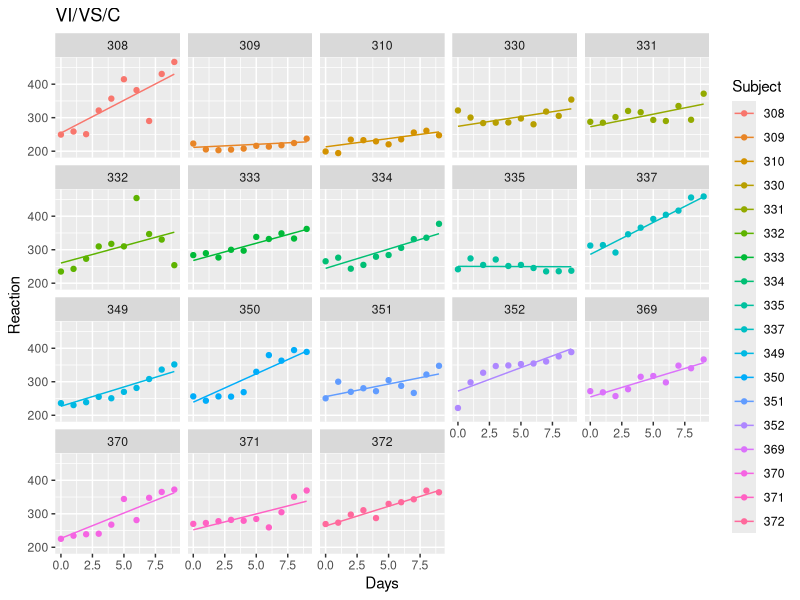
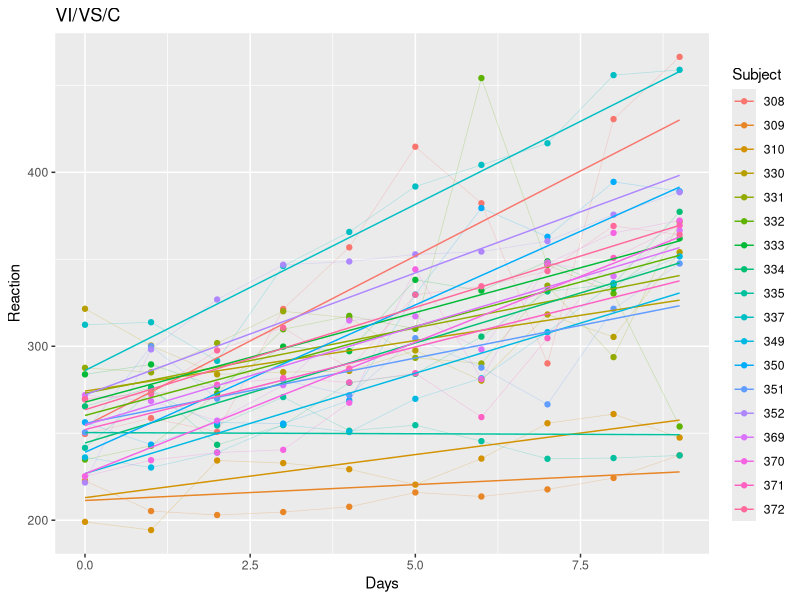
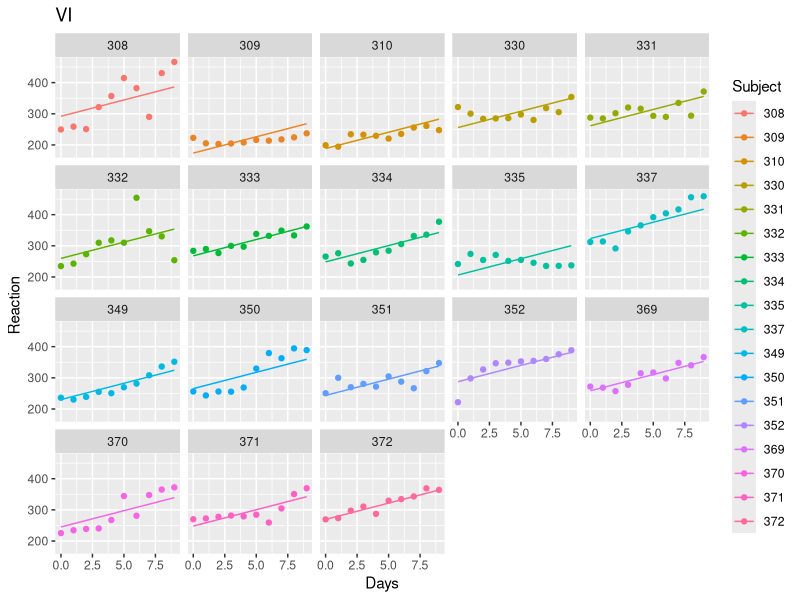
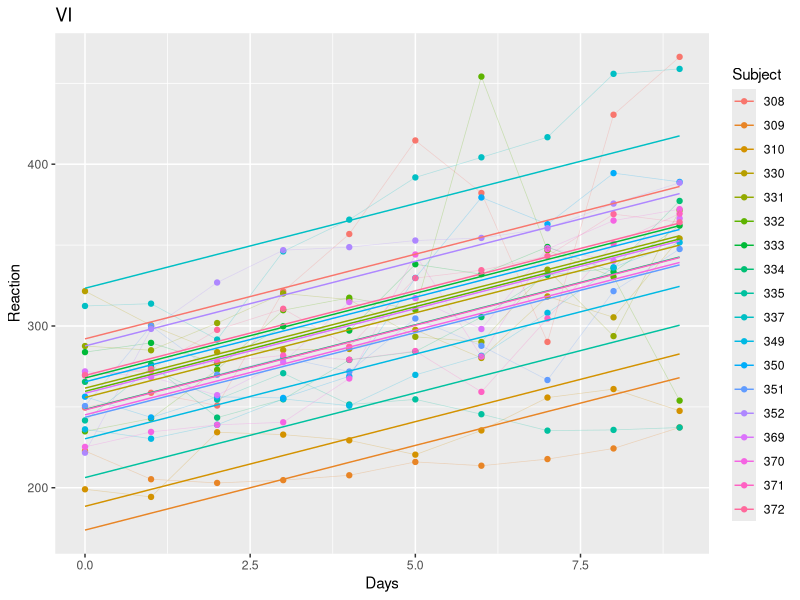
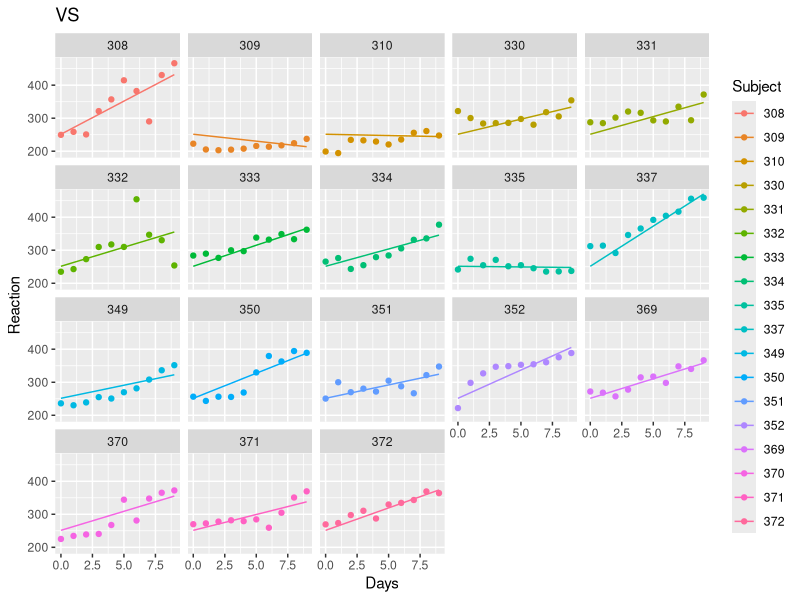
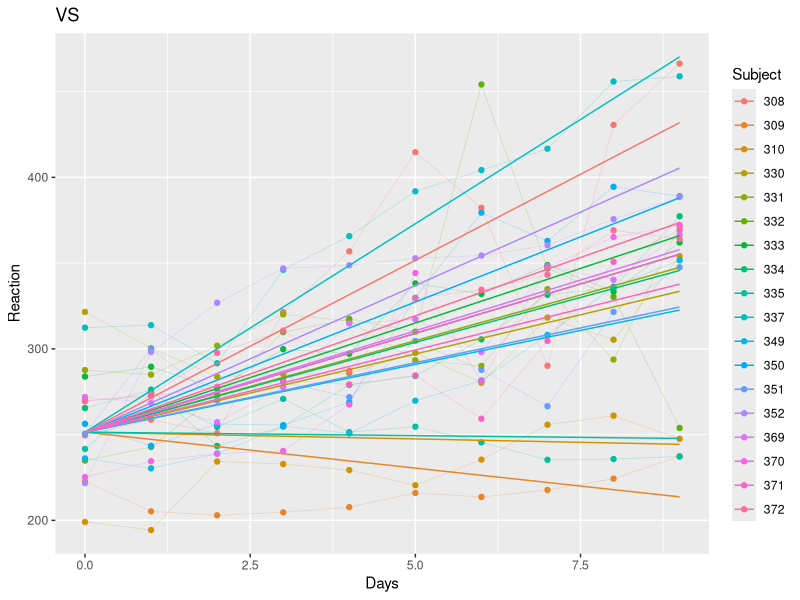
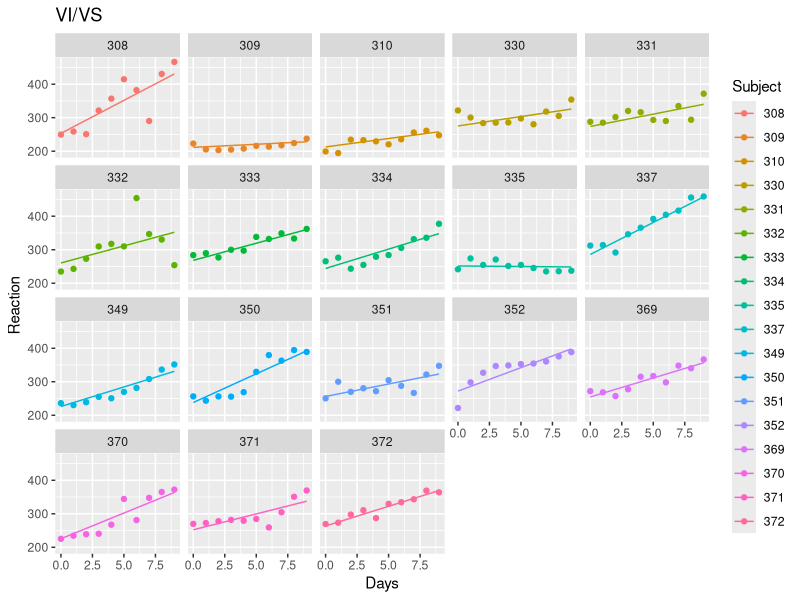
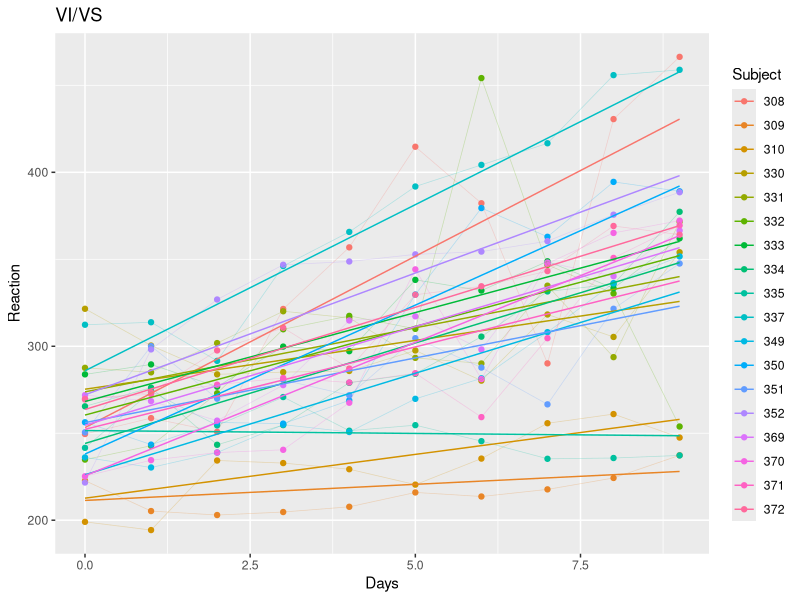

Generate these figures, in order, with R:
library(tidyverse)
library(lme4)
library(modelr)

# vivsc: varying intercept, varying slope, correlation
M_vivsc <- lmer(Reaction ~ Days + (Days|Subject), 
                REML = FALSE,
                data = sleepstudy)

# vi: varying intercept only
M_vi <- lmer(Reaction ~ Days + ( 1 |Subject), 
             REML = FALSE,
             data = sleepstudy)

# vs: varying slope only
M_vs <- lmer(Reaction ~ Days + (0 + Days|Subject),
             REML = FALSE,
             data = sleepstudy)

# vivs: varying intercept, varying slope, no correlation
M_vivs <- lmer(Reaction ~ Days + (Days||Subject), 
               REML = FALSE,
               data = sleepstudy)


# Visualize predictions of model M_vivsc
add_predictions(sleepstudy, M_vivsc) %>% 
  ggplot(aes(x = Days, y = Reaction, colour = Subject)) +
  geom_point() +
  geom_line(aes(y = pred)) +
  facet_wrap(~Subject) +
  ggtitle('VI/VS/C')

# Alternative visualization of model fit
add_predictions(sleepstudy, M_vivsc) %>% 
  ggplot(aes(x = Days, y = Reaction, colour = Subject)) +
  geom_point() +
  geom_line(alpha = 0.25, linewidth = 0.25) +
  geom_line(aes(y = pred)) +
  ggtitle('VI/VS/C')

# Visualize predictions of model M_vi
add_predictions(sleepstudy, M_vi) %>% 
  ggplot(aes(x = Days, y = Reaction, colour = Subject)) +
  geom_point() +
  geom_line(aes(y = pred)) +
  facet_wrap(~Subject) +
  ggtitle('VI')

# Visualize predictions of model M_vi: Alternative visualization
add_predictions(sleepstudy, M_vi) %>% 
  ggplot(aes(x = Days, y = Reaction, colour = Subject)) +
  geom_point() +
  geom_line(alpha = 0.25, linewidth = 0.25) +
  geom_line(aes(y = pred)) +
  ggtitle('VI')


# Visualize predictions of model M_vs
add_predictions(sleepstudy, M_vs) %>% 
  ggplot(aes(x = Days, y = Reaction, colour = Subject)) +
  geom_point() +
  geom_line(aes(y = pred)) +
  facet_wrap(~Subject) +
  ggtitle('VS')

# Visualize predictions of model M_vs: Alternative visualization
add_predictions(sleepstudy, M_vs) %>% 
  ggplot(aes(x = Days, y = Reaction, colour = Subject)) +
  geom_point() +
  geom_line(alpha = 0.25, linewidth = 0.25) +
  geom_line(aes(y = pred)) +
  ggtitle('VS')


# Visualize predictions of model M_vivs
add_predictions(sleepstudy, M_vivs) %>% 
  ggplot(aes(x = Days, y = Reaction, colour = Subject)) +
  geom_point() +
  geom_line(aes(y = pred)) +
  facet_wrap(~Subject) +
  ggtitle('VI/VS')

# Visualize predictions of model M_vivs: Alternative visualization
add_predictions(sleepstudy, M_vivs) %>% 
  ggplot(aes(x = Days, y = Reaction, colour = Subject)) +
  geom_point() +
  geom_line(alpha = 0.25, linewidth = 0.25) +
  geom_line(aes(y = pred)) +
  ggtitle('VI/VS')


# Log likelihoods of models -----------------------------------------------

logLik(M_vivsc) # log likelihood of model VI/VS/C
logLik(M_vivs)  # log likelihood of model VI/VS

-2 * logLik(M_vivsc) # deviance of model VI/VS/C
-2 * logLik(M_vivs)  # deviance of model VI/VS 

deviance(M_vivsc)
deviance(M_vivs)

deviance(M_vivs) - deviance(M_vivsc)

# Using Wilks's theorem: log-likelihood ratio test
anova(M_vivs, M_vivsc)

anova(M_vi, M_vivs) 
